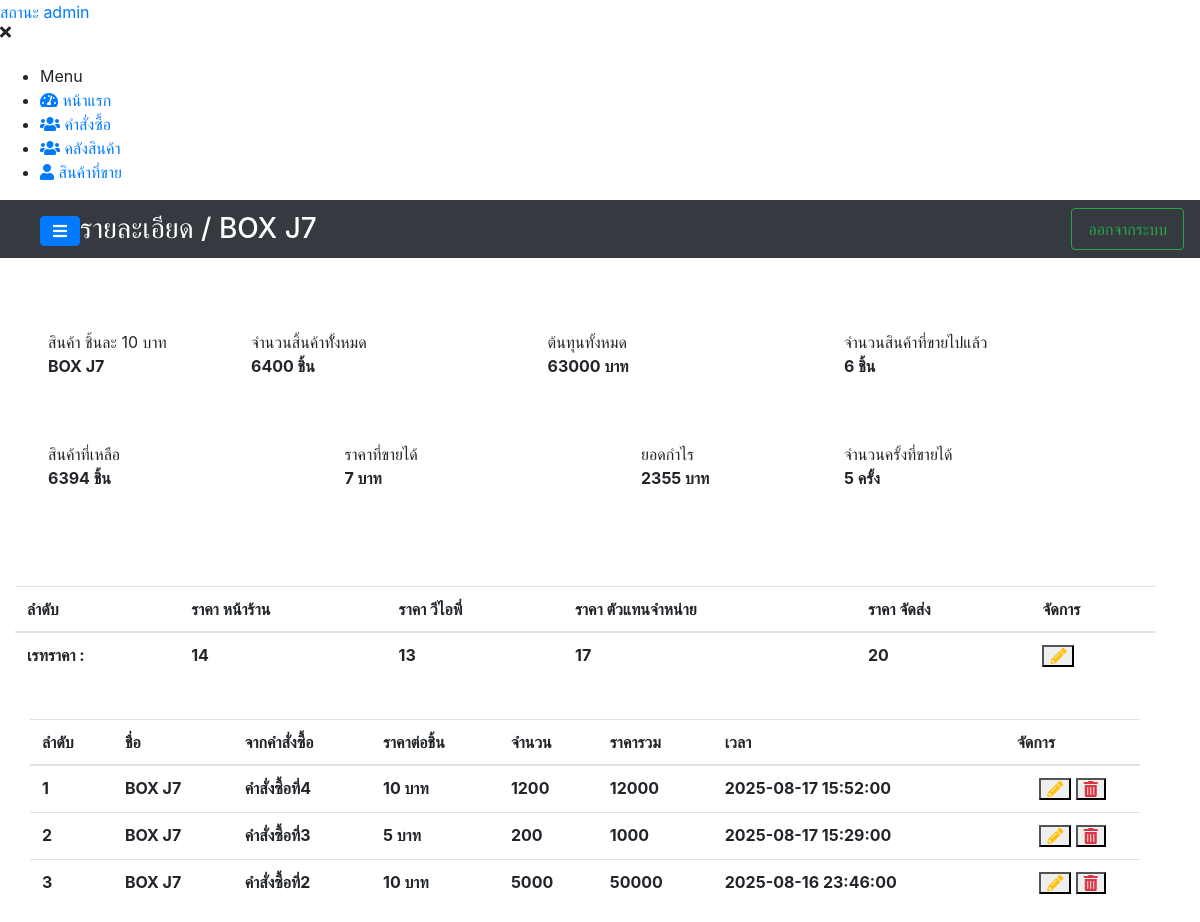
The app's page /system/details/detail_stock.php?product_name=BOX J7 (signed in) with its own data.
### tables this page shows
CREATE TABLE `rate_price` (
  `rate_id` int(11) NOT NULL,
  `product_name` varchar(200) NOT NULL,
  `id_adder` int(11) NOT NULL,
  `price_custommer_vip` int(11) NOT NULL,
  `price_customer_frontstore` int(11) NOT NULL,
  `price_customer_deliver` int(11) NOT NULL,
  `price_customer_dealer` int(11) NOT NULL,
  `create_at` datetime NOT NULL
);

CREATE TABLE `stock_product` (
  `product_id` int(11) NOT NULL,
  `product_name` varchar(200) NOT NULL,
  `product_count` int(11) NOT NULL,
  `product_price` int(11) NOT NULL,
  `id_adder` int(11) NOT NULL,
  `id_order` int(11) NOT NULL,
  `create_at` datetime NOT NULL
);

CREATE TABLE `order_box` (
  `order_id` int(11) NOT NULL,
  `order_name` varchar(300) NOT NULL,
  `slip_order` varchar(200) NOT NULL,
  `totalcost_order` int(11) NOT NULL,
  `count_order` int(11) NOT NULL,
  `id_adder` int(11) NOT NULL,
  `date_time_order` datetime NOT NULL,
  `create_at` datetime NOT NULL
);

### components/component.php (the view, shortened to what this page needs)
<?php
function navigationOfiicer($path = ""){
    $list = "
        <nav id=\"sidebar\" class=\"sidebar-wrapper\">
            <div class=\"sidebar-content\">
                <div class=\"sidebar-brand\">
                    <a href=\"#\" class=\"text-primary\">สถานะ admin</a>
                    <div id=\"close-sidebar\">
                        <i class=\"fas fa-times\"></i>
                    </div>
                </div>
                <div class=\"sidebar-menu mt-4\">
                    <ul>
                        <li class=\"header-menu\">
                            <span>Menu</span>
                        </li>
                        <li>
                          <a href=\"{$path}index.php\">
                              <i class=\"fa fa-tachometer-alt\"></i>
                              <span>หน้าแรก</span>
                          </a>
                        </li>
                        <li>
                          <a href=\"{$path}orders.php\">
                              <i class=\"fas fa-users\"></i>
                              <span>คำสั่งซื้อ</span>
                          </a>
                        </li>
                        <li>
                          <a href=\"{$path}stock.php\">
                              <i class=\"fas fa-users\"></i>
                              <span>คลังสินค้า</span>
                          </a>
                        </li>
                        <li>
                          <a href=\"{$path}ordersell.php\">
                            <i class=\"fas fa-user\"></i>
                              <span>สินค้าที่ขาย</span>
                          </a>
                        </li>
                    </ul>
                </div>
            </div>
        </nav>
    ";
    echo $list;
}
function navbar($logo, $path=""){
    $navList = "
        <nav class=\"navbar navbar-tp navbar-expand-md navbar-dark bg-dark row\">
          <div class=\"container-fluid ml-4\">
              <a id=\"show-sidebar\" class=\"btn btn-primary mt-1\" href=\"#\">
                  <i class=\"fas fa-bars\"></i>
              </a>
              <p class=\"h3 mb-0 text-white text-uppercase d-none d-lg-inline-block font-thi\">$logo</p>
              <div class=\"ml-auto\">
                  <a class=\"nav-link btn btn-outline-success\" href=\"{$path}logout.php\">
                    <i class=\"now-ui-icons ui-1_settings-gear-63\"></i>
                    ออกจากระบบ
                  </a>
              </div>
          </div>
        </nav>
    ";
    echo $navList;
}
function tableDetailStock($number, $product_id,$productname,$productcount,$productprice, $ordername, $datetime_order){
    $toal_all = $productprice * $productcount;
    $list_stock = "
        <form>
            <tr>
              <td class=\"font-weight-bold\">$number</td>
              <td class=\"font-weight-bold\">$productname</td>
              <td class=\"font-weight-bold\">$ordername</td>
              <td class=\"font-weight-bold\">$productprice บาท</td>
              <td class=\"font-weight-bold\">$productcount</td>
              <td class=\"font-weight-bold\">$toal_all</td>
              <td class=\"font-weight-bold\">$datetime_order</td>
              <td class='text-center'>
                <div class=\"table-data-feature text-center\" >
                    <button type=\"button\" id=\"update_order\" data-target=\"#modalFormUpdateOrder\" data-toggle=\"modal\"
                       class=\"item\" data-id=\"$product_id\" data-productname=\"$productname\" data-ordername=\"$ordername\"
                       data-productprice=\"$productprice\" data-productcount=\"$productcount\"
                    >
                        <i class=\"fas fa-pencil-alt text-warning\"></i>
                    </button>
                    <button type=\"button\" class=\"item\" id=\"falseTrashBtnProject\" data-id=\"$product_id\">
                      <i class=\"fas fa-trash-alt text-danger\"></i>
                    </button>
                </div>
              </td>
            </tr>
        </form>
    ";
    echo $list_stock;
}
function detailStock($productname,$total_count,$total_price,$product_price, $count_sell, $income_price, $total_profit, $number_of_timessold){
    $remaining_products = $total_count - $count_sell;
    $detail = "
        <div class=\"rounded row mt-4 p-4\">
           <div class=\"col-lg-2 col-md-3 col-sm-6 col-12 m-2 p-3 bg-white info-box rounded info-box rounded\">
            <span>สินค้า ชิ้นละ $product_price บาท</span>
            <p class=\"font-weight-bold res_text\"> $productname </p>
          </div>
          <div class=\"col-lg-3 col-md-4 col-sm-6 col-12 m-2 p-3 bg-white info-box rounded\">
            <span>จำนวนสิ้นค้าทัั้งหมด</span>
                <p class=\"font-weight-bold res_text\"> $total_count ชิ้น</p>
          </div>
          <div class=\"col-lg-3 col-md-4 col-sm-6 col-12 m-2 p-3 bg-white info-box rounded\">
            <span>ต้นทุนทั้งหมด</span>
            <p class=\"font-weight-bold res_text\"> $total_price  บาท</p>
          </div>
          <div class=\"col-lg-3 col-md-4 col-sm-6 col-12 m-2 p-3 bg-white info-box rounded\">
                <span>จำนวนสินค้าที่ขายไปแล้ว</span>
                <p class=\"font-weight-bold res_text\"> $count_sell  ชิ้น</p>
          </div>
          <div class=\"col-lg-3 col-md-4 col-sm-6 col-12 m-2 p-3 bg-white info-box rounded\">
                <span>สินค้าที่เหลือ</span>
                <p class=\"font-weight-bold res_text\"> $remaining_products  ชิ้น</p>
          </div>
          <div class=\"col-lg-3 col-md-4 col-sm-6 col-12 m-2 p-3 bg-white info-box rounded\">
            <span>ราคาที่ขายได้</span>
           <p class=\"font-weight-bold res_text\"> $income_price บาท</p>
          </div>
          <div class=\"col-lg-2 col-md-3 col-sm-6 col-12 m-2 p-3 bg-white info-box rounded\">
                <span>ยอดกำไร</span>
                <p class=\"font-weight-bold res_text\"> $total_profit  บาท</p>
          </div>
          <div class=\"col-lg-3 col-md-4 col-sm-6 col-12 m-2 p-3 bg-white info-box rounded\">
            <span>จำนวนครั้งที่ขายได้</span>
            <p class=\"font-weight-bold res_text\"> $number_of_timessold ครั้ง</p>
          </div>
        </div>
    ";
    echo $detail;
}
function listRatePrice($rate_id="",$rate_storefront_price="",$rate_vip_price="",$rate_dealer_price="ยังไม่ได้กำหนด",$rate_delivery_price="",$product_name, $price_product){
    function status($id){
        if($id){
            return "<i class=\"fas fa-pencil-alt text-warning\"></i>";
        }else{
            return "<i class=\"fas fa-plus text-success\"></i>";
        }
    }
    $list = "
        <form>
            <tr>
                <td class=\"font-weight-bold\">เรทราคา : </td>
                <td class=\"font-weight-bold\">$rate_storefront_price</td>
                <td class=\"font-weight-bold\">$rate_vip_price</td>
                <td class=\"font-weight-bold\">$rate_dealer_price</td>
                <td class=\"font-weight-bold\">$rate_delivery_price</td>
                <td>
                    <div class=\"table-data-feature\" >
                        <button type=\"button\" id=\"set_rate_price\" data-target=\"#modalFormUpdateRate\" data-toggle=\"modal\"
                           class=\"item\" data-id=\"$rate_id\" data-product=\"$product_name\" data-storefront=\"$rate_storefront_price\" data-vip=\"$rate_vip_price\"
                           data-dealers=\"$rate_dealer_price\" data-delivery=\"$rate_delivery_price\" data-productprice=\"$price_product\"
                        >
                            ".status($rate_id)."
                        </button>
                    </div>
                </td>
            </tr>
        </form>
    ";
    echo $list;
}
?>

### system/details/detail_stock.php (shortened to what this page needs)
<?php
include_once("../../backend/config.php");
include_once("../../link/link-2.php");
include_once("../../components/component.php");
$product_name = $_GET['product_name'];
?>
<!DOCTYPE html>
<html lang="en">
<head>
    <link rel="stylesheet" href="https://cdnjs.cloudflare.com/ajax/libs/uikit/3.0.0-beta.20/css/uikit.css">
    <link rel="stylesheet" href="../../assets/scripts/module/jquery.Thailand.js/jquery.Thailand.js/dist/jquery.Thailand.min.css">
    <link rel="stylesheet" href="../../assets/scss/navigationTrue-a-j.scss">
    <link rel="stylesheet" href="../../assets/scss/revenue.scss">
    <link rel="stylesheet" href="../../assets/scss/index.u.scss">
</head>
<body>
  <div class="page-wrapper chiller-theme toggled">
      <?php  navigationOfiicer("../"); ?>
       <main class="page-content mt-0">
      <?php navbar("รายละเอียด / ".$product_name."", "../"); ?>
      <div class="container-fluid row">
          <div class="col-md-12">
            <?php
              $sql = "SELECT product_name, product_price,
               COUNT(*) total,SUM(product_count * product_price) AS resutl_price, SUM(product_count) AS total_count FROM stock_product WHERE product_name='$product_name' GROUP BY product_name";
               $selectStockProduct = mysqli_query($conn,$sql) or die(mysqli_error($conn));
               $acc_fetch = mysqli_fetch_assoc($selectStockProduct);
               detailStock($acc_fetch['product_name'],$acc_fetch['total_count'], $acc_fetch['resutl_price'],$acc_fetch['product_price'], 6,7,2355,5);
            ?>
          </div>
          <div class="col-md-12 mt-4">
                <div class="table-responsive table-responsive-data2 mt-2">
                  <table class="table table-data2 mydataTablePatron">
                    <thead>
                       <tr>
                          <th class="font-weight-bold">ลำดับ</th>
                          <th class="font-weight-bold">ราคา หน้าร้าน</th>
                          <th class="font-weight-bold">ราคา วีไอพี่</th>
                          <th class="font-weight-bold">ราคา ตัวแทนจำหน่าย</th>
                          <th class="font-weight-bold">ราคา จัดส่ง</th>
                          <th class="font-weight-bold">จัดการ</th>
                       </tr>
                    </thead>
                    <tbody>
                      <?php
                          $sql = "SELECT * FROM rate_price WHERE product_name='$product_name'";
                          $query = mysqli_query($conn,$sql) or die(mysqli_error($conn));
                          $rate_acc_fetch = mysqli_fetch_assoc($query);
                          if($rate_acc_fetch){
                            listRatePrice(
                              $rate_acc_fetch['rate_id'],$rate_acc_fetch['price_customer_frontstore'],$rate_acc_fetch['price_custommer_vip'],
                              $rate_acc_fetch['price_customer_dealer'],$rate_acc_fetch['price_customer_deliver'],$product_name,$acc_fetch['product_price']
                            );
                          }else{
                            listRatePrice("","","","","",$product_name,$acc_fetch['product_price']);
                          }
                      ?>
                    </tbody>
                  </table>
          </div>
          <div class="col-md-12 mt-4">
            <div class="table-responsive table-responsive-data2 mt-2">
                  <table class="table table-data2 mydataTablePatron">
                      <thead>
                          <tr>
                              <th>ลำดับ</th>
                              <th>ชื่อ</th>
                              <th>จากคำสั่งซื้อ</th>
                              <th>ราคาต่อชิ้น</th>
                              <th>จำนวน</th>
                              <th>ราคารวม</th>
                              <th>เวลา</th>
                              <th>จัดการ</th>
                          </tr>
                      </thead>
                      <tbody>
                          <?php
                              $get_sql = "SELECT * FROM stock_product LEFT JOIN order_box ON order_box.order_id = stock_product.id_order WHERE stock_product.product_name='$product_name' ORDER BY stock_product.create_at DESC";
                               $get_datastock = mysqli_query($conn, $get_sql) or die(mysqli_error($conn));
                                foreach($get_datastock as $key => $res){
                                    tableDetailStock(
                                        ($key+1), $res['product_id'], $res['product_name'],$res['product_count'],$res['product_price'],
                                        $res['order_name'],$res['date_time_order']
                                      );
                                }
                          ?>
                      </tbody>
                  </table>
            </div>
          </div>
      </div>
    </main>
  </div>
</body>
</html>

### records on screen
rate_price: price_customer_frontstore "14", price_custommer_vip "13", price_customer_dealer "17", price_customer_deliver "20"
stock_product: number "1", product_name "BOX J7", order_box.order_name "คำสั่งซื้อที่4", product_price "10", product_count "1200", toal_all "12000", order_box.date_time_order "2025-08-17 15:52:00"
stock_product: number "2", product_name "BOX J7", order_box.order_name "คำสั่งซื้อที่3", product_price "5", product_count "200", toal_all "1000", order_box.date_time_order "2025-08-17 15:29:00"
stock_product: number "3", product_name "BOX J7", order_box.order_name "คำสั่งซื้อที่2", product_price "10", product_count "5000", toal_all "50000", order_box.date_time_order "2025-08-16 23:46:00"

### other values on screen
$logo "รายละเอียด / BOX J7"
$product_price "10"
$productname "BOX J7"
$total_count "6400"
$total_price "63000"
$count_sell "6"
$remaining_products "6394"
$income_price "7"
$total_profit "2355"
$number_of_timessold "5"
